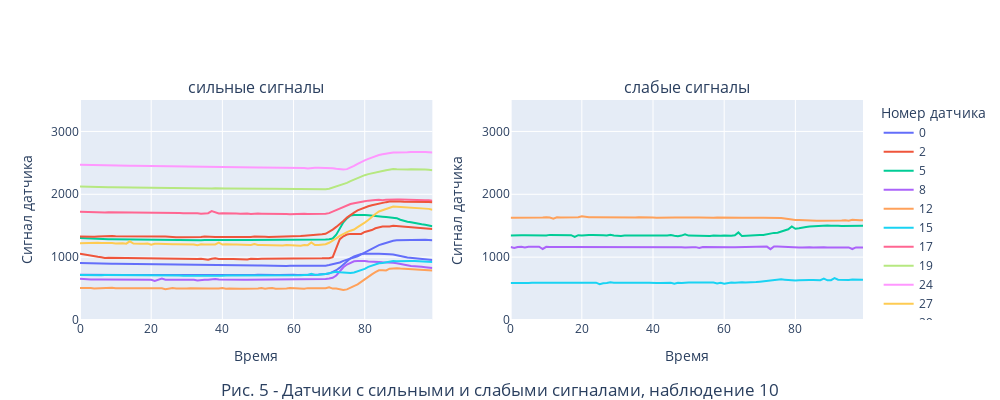

The notebook cell this image was saved under:
### Markdown cell above
<center> <img src = "figures/fig_4.png"> </center>

Распределение ампитуд по группам представлено на рис.4. Анализируя гистограмму можно сгруппировать датчики по величине амплитуды на 2 группы: 

| Абсолютная <br> амплитуда | группа датчиков |
| :--: | :-- |
| < 200 | слабые |
| > 200 | сильные |

Затем отобразим показания обеих групп датчиков раздельно.

### Code cell
m.get_strong_weak_sensors_plot(10, plot_counter = 5)
